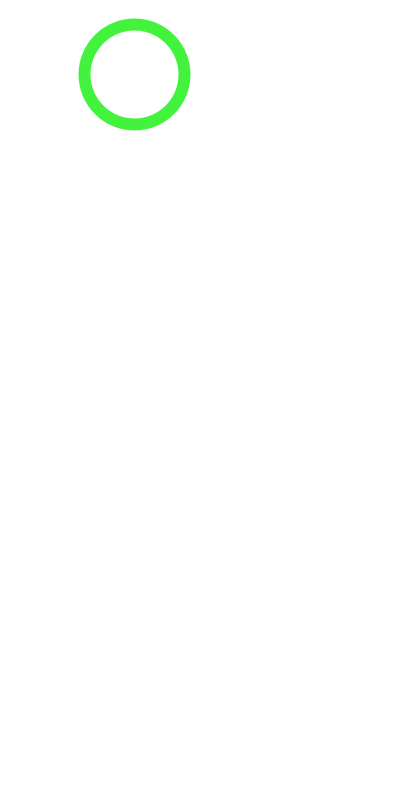
Frame 1 (no input)
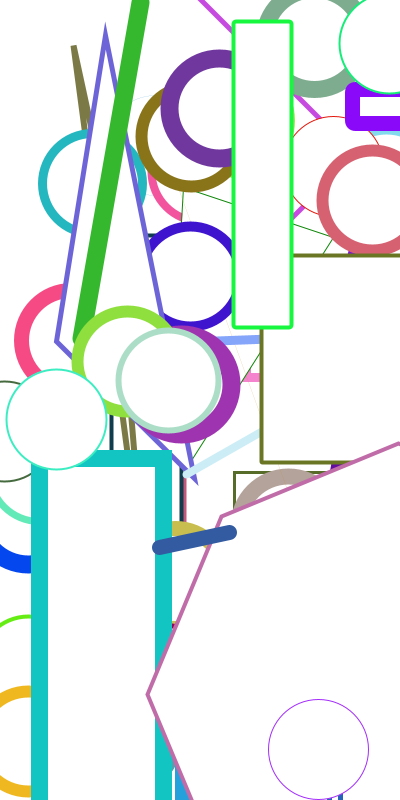
Frame 60 (the mouse pressed at the canvas centre just before this capture)
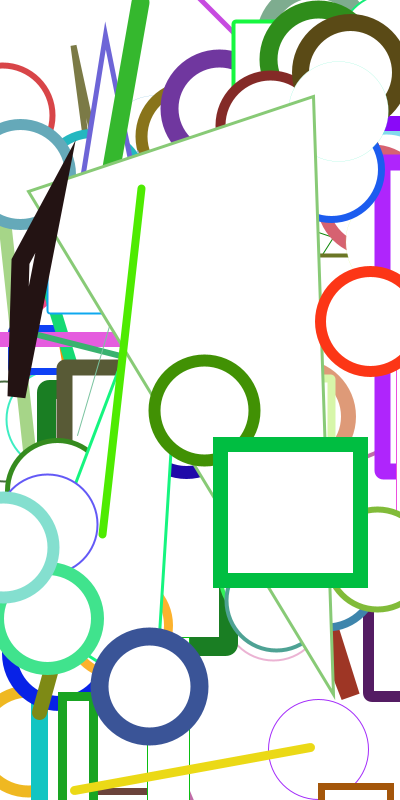
Frame 120 (the mouse held since frame 60 and released just before this capture)

The Processing sketch that drew these frames (run headless with seeded random() and noise(); from frame 60 on, the mouse is pressed at the canvas centre):

// Processing sketch: nature_of_shapes
// ── nature_of_shapes.pde
Liner liner;

void setup() {
  size(400, 800);
  frameRate(30);
  background(255);

  liner = new Liner();
}

void draw() {
    liner.drawLine();
    delay(200);
}

void showHeadliner(){
}

// ── liner.pde
class Liner {
  void drawLine() {
    strokeWeight(randInt(20));
    stroke(randRgba(), randRgba(), randRgba());
    int evenFactor = int(random(50) % 2);
    int thirdFactor = int(random(50) % 3);
    int fourthFactor = int(random(50) % 4);
    int fifthFactor = int(random(50) % 4);

    if (evenFactor == 0) {
      ellipse(randFloat(width), randFloat(height), 100, 100);
    } else if (thirdFactor == 0) {
      rect(randFloat(width), randFloat(height), randFloat(width/2), randFloat(height/2), randInt(5));
    } else if (fourthFactor == 0) {
      triangle(randFloat(width), randFloat(height), randFloat(width/2), randFloat(height/2), randFloat(width), randFloat(height));
    } else if (fifthFactor == 0) {
      // hexagon
      polygon(randFloat(width), randFloat(height), randFloat(height), randInt(10));
    } else {
      line(randInt(width), randInt(height), randInt(width), randInt(height));
    }
  }

  void polygon(float x, float y, float radius, int npoints) {
    float angle = TWO_PI / npoints;
    beginShape();
    for (float a = 0; a < TWO_PI; a += angle) {
      float sx = x + cos(a) * radius;
      float sy = y + sin(a) * radius;
      vertex(sx, sy);
    }
    endShape(CLOSE);
  }
}

// ── shaper.pde
class NatureOfShapes {

  int shapeXCenter = width/2;
  int shapeYCenter = height/2;

  int shapeWidth = 50;
  int shapeHeight = 50;
  
  int rectWidth = 0;
  int rectHeight = 0;
  
  int sqWidth = -5;
  int sqHeight = -5;
  
  int circleWidth = -10;
  int circleHeight = -10;
  
  NatureOfShapes(){
    noStroke();
    fill(randRgba(), randRgba(), randRgba());
  }

// FIRST ROW
  void drawRect() {
    rectMode(CENTER);
    int x = int(shapeXCenter / 2);
    int y = int(shapeYCenter / 2);
    
    if(rectWidth < 100 && rectHeight < 50) {
      println("HERE - rect");
      rect(x, y, rectWidth, rectHeight, 8);
      
      rectWidth += 10;
      rectHeight += 5;
    }
  }
  
  void drawSquare() {
    rectMode(CENTER);
    int x = int(shapeXCenter);
    int y = int(shapeYCenter /2);
    
    if(sqWidth < 50 && sqHeight < 50) {
      println("HERE - sq");
      rect(x, y, sqWidth, sqHeight, 8);
      
      sqWidth += 5;
      sqHeight += 5;
    }
  }

  void drawCircle() {
    ellipseMode(CENTER);
    int x = width - (shapeWidth * 3);
    int y = int(shapeYCenter /2);
  
    if(circleWidth < 50 && circleHeight < 50) {
      println("HERE - sq");
      ellipse(x, y, circleWidth, circleHeight);
      
      circleWidth += 5;
      circleHeight += 5;
    }
    
  }

// SECOND ROW
  void drawTriangle() {
    int x = int(shapeXCenter / 2);
    int y = int(shapeYCenter / 2);
    
    if(rectWidth < 100 && rectHeight < 50) {
      println("HERE - tri");
      rect(x, y, rectWidth, rectHeight, 8);
      triangle(x, y - 10, x + 10, y, x + 20, y);
      
      rectWidth += 10;
      rectHeight += 5;
    }
  }
}

// ── utilities.pde
int randInt(int max) {
  return int(random(0, max));
}

float randFloat(int max) {
  return random(0, max);
}

float randRgba() {
  return randFloat(255);
}
